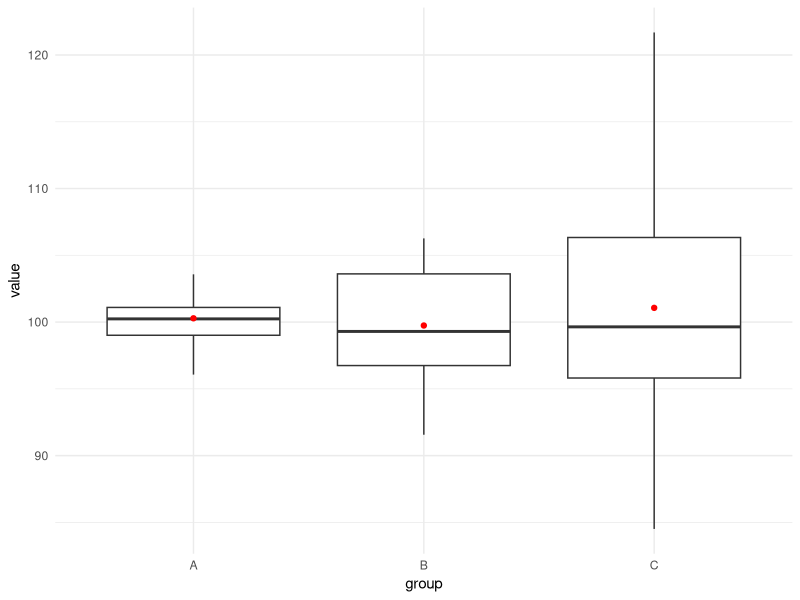
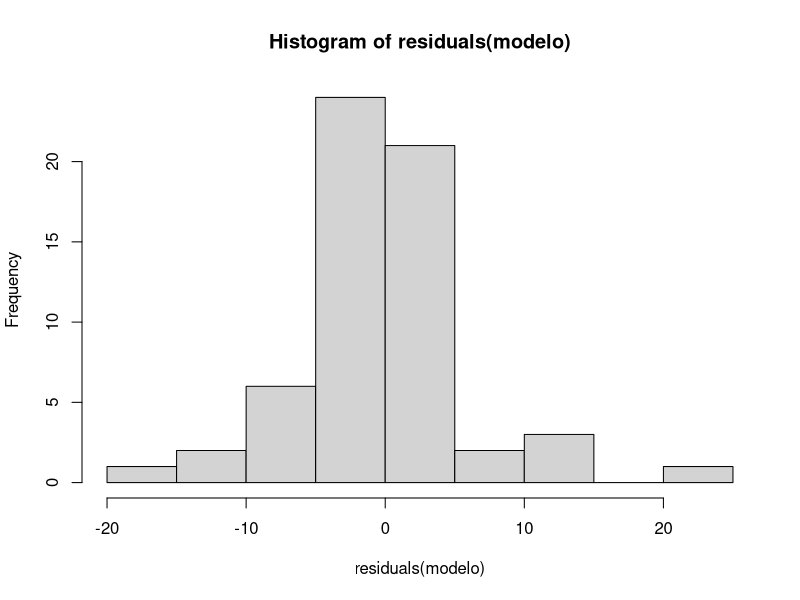
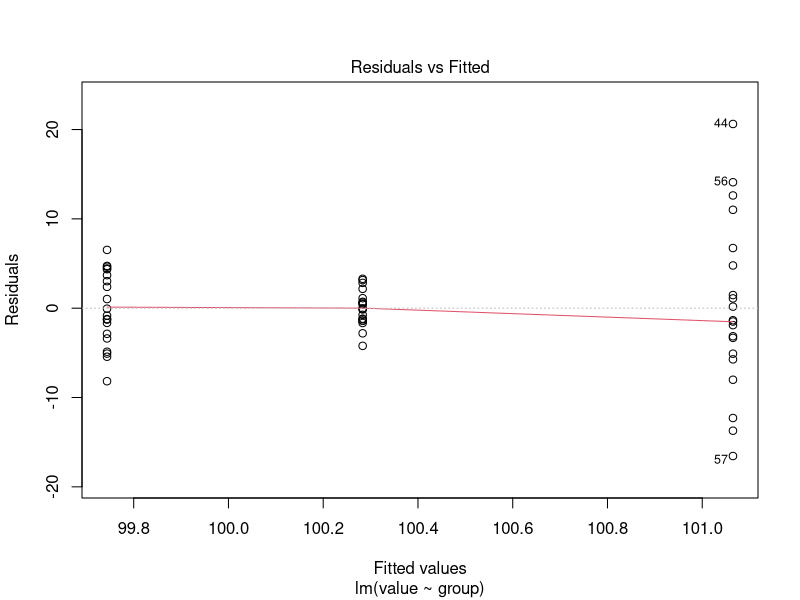
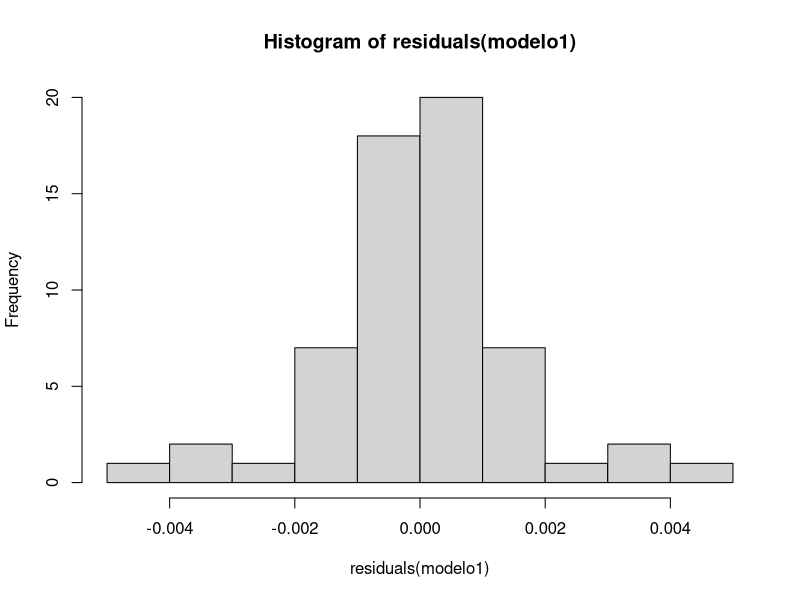
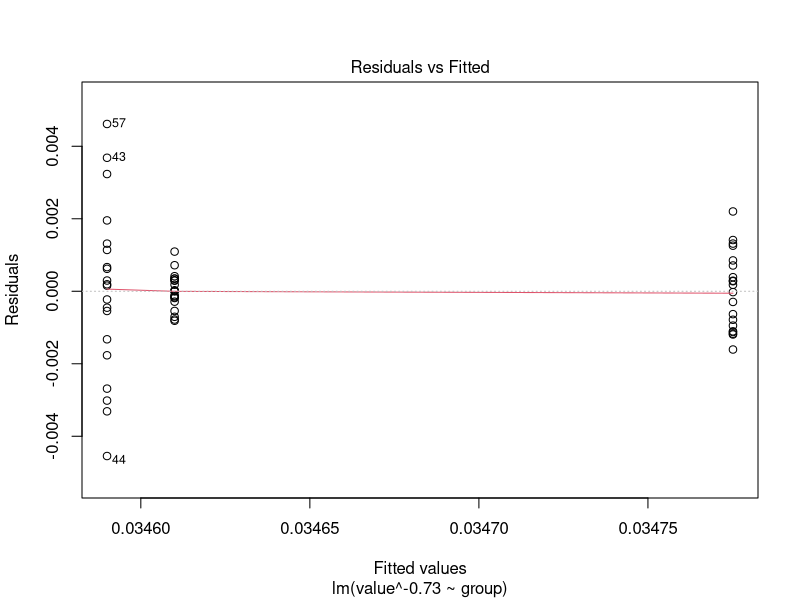

Write the R code that produced these figures, in order.
rm(list = ls())
# Cargar las librerías necesarias
library(car)
library(ggplot2)

# Crear un conjunto de datos
set.seed(123)
data <- data.frame(
  group = factor(rep(c("A", "B", "C"), each = 20)),
  value = c(rnorm(20, mean = 100, sd = 2), 
            rnorm(20, mean = 100, sd = 5), 
            rnorm(20, mean = 100, sd = 10))
)
summary(data)

# Graficar los datos para visualizar la distribución
ggplot(data, aes(x = group, y = value)) + 
  geom_boxplot() + 
  stat_summary(fun = mean, geom = "point", color = "red") +
  theme_minimal()

modelo <- lm(value ~ group, data = data)
summary(modelo)
anova(modelo)

# Comprobar la normalidad de los residuos
shapiro.test(residuals(modelo))
# Hacer un histograma de los residuos
hist(residuals(modelo))
# Graficar los residuos
plot(modelo, which = 1)

# Comprobar la homogeneidad de varianzas
leveneTest(value ~ group, data = data)

# Realizar ANOVA
anova_result <- aov(value ~ group, data = data)
summary(anova_result)

powerTransform(value ~ group, data = data)
modelo1 <- lm(value^-0.73 ~ group, data = data)
summary(modelo1)
# Comprobar la normalidad de los residuos
shapiro.test(residuals(modelo1))
# Hacer un histograma de los residuos
hist(residuals(modelo1))
# Graficar los residuos
plot(modelo1, which = 1)
# Comprobar la homogeneidad de varianzas
leveneTest(value^-0.73 ~ group, data = data)


# Dado que los supuestos de ANOVA no se cumplen, usar la prueba Kruskal-Wallis
kruskal.test(value ~ group, data = data)
